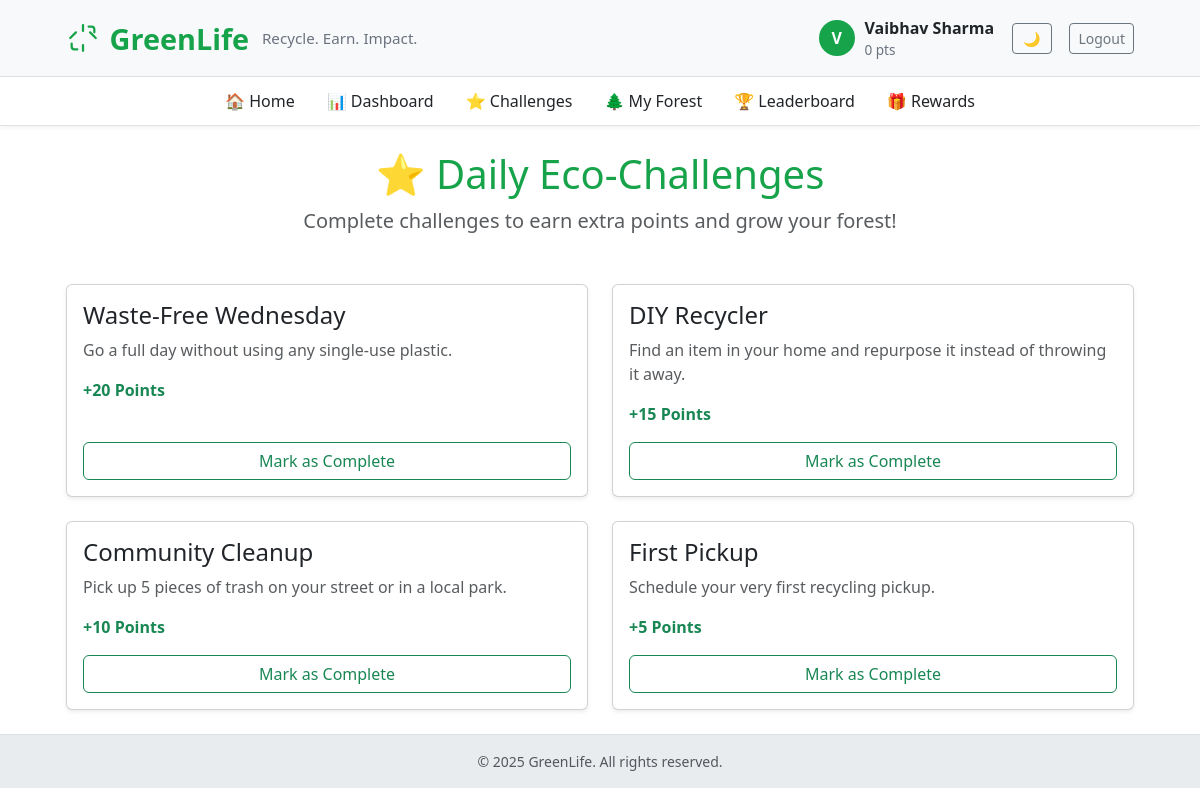
The app's page /challenges (signed in) with its own data.
### app.py (models this page shows, shortened)
class User(UserMixin, db.Model):
    id = db.Column(db.Integer, primary_key=True)
    name = db.Column(db.String(120), unique=True, nullable=False)
    email = db.Column(db.String(150), unique=True, nullable=True)
    phone = db.Column(db.String(20), nullable=True)
    password_hash = db.Column(db.String(200), nullable=True)
    points = db.Column(db.Integer, default=0)
    address = db.Column(db.String(300), nullable=True)
    tree_level = db.Column(db.Integer, default=0)

class Challenge(db.Model):
    id = db.Column(db.Integer, primary_key=True)
    title = db.Column(db.String(100), nullable=False)
    description = db.Column(db.String(300))
    points_reward = db.Column(db.Integer, default=10)

### app.py (the view)
@app.route("/challenges")
@login_required
def challenges():
    if not isinstance(current_user, User):
        return redirect(url_for('rider_dashboard'))
    all_challenges = Challenge.query.all()
    completed_query = db.session.query(UserChallenge.challenge_id).filter_by(user_id=current_user.id).all()
    completed_ids = {c[0] for c in completed_query}
    return render_template("challenges.html",
                           challenges=all_challenges,
                           completed_ids=completed_ids)

### app.py (called while the page is built)
@app.context_processor
def inject_now():
    return {'now': datetime.utcnow}

@login_manager.user_loader
def load_user(user_id):
    u = db.session.get(User, int(user_id))
    if u:
        return u
    return db.session.get(Rider, int(user_id))

### templates/challenges.html (shortened to what this page needs)
{% extends "base.html" %}
{% block content %}
<div class="text-center mb-5">
  <h1 class="display-6" style="color: var(--eco-green);">⭐ Daily Eco-Challenges</h1>
  <p class="lead text-muted">Complete challenges to earn extra points and grow your forest!</p>
</div>
<div class="row g-4">
  {% for challenge in challenges %}
    <div class="col-md-6">
      <div class="card h-100 shadow-sm {% if challenge.id in completed_ids %}border-success{% endif %}">
        <div class="card-body d-flex flex-column">
          <h4 class="card-title">{{ challenge.title }}</h4>
          <p class="card-text text-muted">{{ challenge.description }}</p>
          <p class="fw-bold text-success">+{{ challenge.points_reward }} Points</p>
          <div class="mt-auto">
            {% if challenge.id in completed_ids %}
              <button class="btn btn-success w-100" disabled>
                ✅ Completed
              </button>
            {% else %}
              <form method="POST" action="{{ url_for('complete_challenge', challenge_id=challenge.id) }}">
                <button type="submit" class="btn btn-outline-success w-100">
                  Mark as Complete
                </button>
              </form>
            {% endif %}
          </div>
        </div>
      </div>
    </div>
  {% endfor %}
</div>
{% endblock %}

### templates/base.html (shortened to what this page needs)
<!doctype html>
<html lang="en">
<head>
  <link href="https://cdn.jsdelivr.net/npm/bootstrap@5.3.2/dist/css/bootstrap.min.css" rel="stylesheet">
</head>
<body>
  <header class="brand-bar">
    <div class="container-narrow d-flex justify-content-between align-items-center">
      <div class="d-flex align-items-center">
        <a href="{{ url_for('index') }}" class="brand-title text-decoration-none">
          <span>GreenLife</span>
          <small class="brand-sub d-none d-md-inline">Recycle. Earn. Impact.</small>
        </a>
      </div>
      <nav>
        {% if current_user.is_authenticated %}
        <div class="user-bubble">
          <div class="avatar">{{ current_user.name[0]|upper }}</div>
          <div class="d-none d-md-block">
            <div style="font-weight:700">{{ current_user.name }}</div>
            {% if current_user.points is defined %}
              <div style="font-size:.85rem; color:#6b7280">{{ current_user.points or 0 }} pts</div>
            {% else %}
              <div style="font-size:.85rem; color:#6b7280">Rider Account</div>
            {% endif %}
          </div>
          <button id="theme-toggle" class="btn btn-outline-secondary btn-sm ms-2" style="width: 40px;"></button>
          <a href="{{ url_for('logout') }}" class="btn btn-outline-secondary btn-sm ms-2">Logout</a>
        </div>
        {% else %}
        <div>
          <button id="theme-toggle" class="btn btn-outline-secondary btn-sm me-2" style="width: 40px;"></button>
          <a href="{{ url_for('login') }}" class="btn btn-primary btn-sm">Login</a>
          <a href="{{ url_for('signup') }}" class="btn btn-outline-success btn-sm ms-2">Sign up</a>
        </div>
        {% endif %}
      </nav>
    </div>
  </header>
  {% if current_user.is_authenticated and current_user.points is defined %}
  <nav class="sub-nav sticky-top">
    <div class="container-narrow d-flex justify-content-center">
      <ul class="nav">
        <li class="nav-item"><a class="nav-link" href="{{ url_for('index') }}">🏠 Home</a></li>
        <li class="nav-item"><a class="nav-link" href="{{ url_for('dashboard') }}">📊 Dashboard</a></li>
        <li class="nav-item"><a class="nav-link" href="{{ url_for('challenges') }}">⭐ Challenges</a></li>
        <li class="nav-item"><a class="nav-link" href="{{ url_for('forest') }}">🌲 My Forest</a></li>
        <li class="nav-item"><a class="nav-link" href="{{ url_for('leaderboard') }}">🏆 Leaderboard</a></li>
        <li class="nav-item"><a class="nav-link" href="{{ url_for('rewards') }}">🎁 Rewards</a></li>
      </ul>
    </div>
  </nav>
  {% endif %}
  <main class="py-4">
    <div class="container container-narrow">
      {% block content %}{% endblock %}
    </div>
  </main>
  <footer class="text-center py-3 small text-muted">
    © {{ now().year }} GreenLife. All rights reserved.
  </footer>
</body>
</html>

### templates/base.html (style rules this page uses)
:root { --eco-green: #16a34a; --eco-dark: #0f5132; --eco-light: #f0fdf4; }
body { background-color: var(--bs-body-bg); min-height: 100vh; font-family: 'Segoe UI', system-ui, sans-serif; }
.brand-bar { background-color: var(--bs-tertiary-bg); border-bottom: 1px solid var(--bs-border-color); padding: 16px 0; }
.brand-title { color: var(--eco-green); font-weight: 800; font-size: 1.8rem; display: inline-flex; align-items: center; gap: .6rem; }
.brand-sub { color: #6b7280; font-weight: 500; font-size: .95rem; margin-left: .2rem; }
.user-bubble { display: flex; align-items: center; gap: .6rem; }
.avatar { width: 36px; height: 36px; border-radius: 50%; background: var(--eco-green); color: white; display: inline-flex; align-items: center; justify-content: center; font-weight: 700; }
.container-narrow { max-width: 1100px; margin: 0 auto; padding: 0 1rem; }
footer { background-color: var(--bs-secondary-bg); border-top: 1px solid var(--bs-border-color); }
.sub-nav { background-color: var(--bs-body-bg); border-bottom: 1px solid var(--bs-border-color); box-shadow: 0 2px 4px rgba(0,0,0,0.05); }
.sub-nav .nav-link { color: var(--bs-body-color); font-weight: 500; padding: .75rem 1rem; }

### records on screen
User: name "V", name "Vaibhav Sharma", points "0"
Challenge: title "Waste-Free Wednesday", description "Go a full day without using any single-use plastic.", points_reward "20"
Challenge: title "DIY Recycler", description "Find an item in your home and repurpose it instead of throwing it away.", points_reward "15"
Challenge: title "Community Cleanup", description "Pick up 5 pieces of trash on your street or in a local park.", points_reward "10"
Challenge: title "First Pickup", description "Schedule your very first recycling pickup.", points_reward "5"
